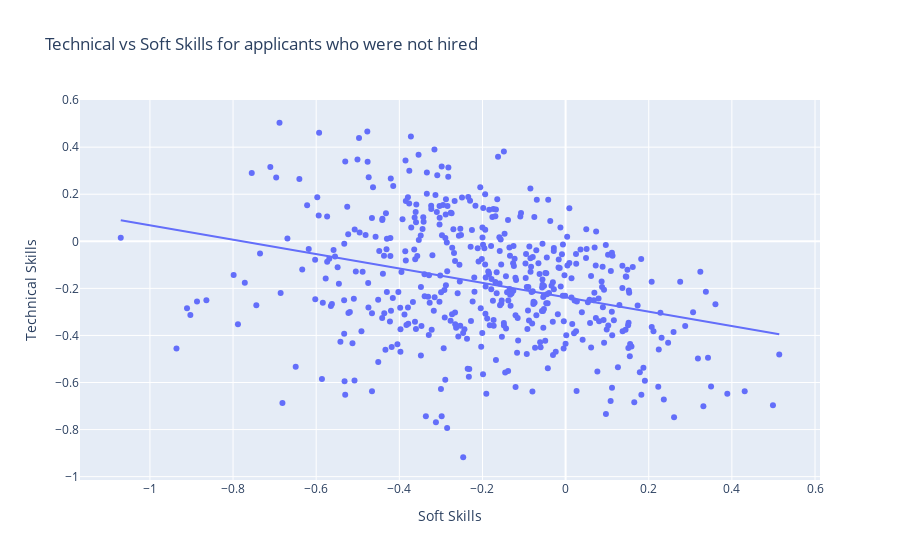

Write notebook code for a chart like this one.
### Code cell
print( pearsonr( df_applicants['Soft Skills'], df_applicants['Technical Skills'] ) )
px.scatter( df_applicants, x = 'Soft Skills', y = 'Technical Skills', trendline= 'ols', title = 'Technical vs Soft Skills for applicants who were not hired' )

### Figure 1 — Plotly figure (JSON) as saved in the notebook; plotly's stock layout.template omitted (floating-point values rounded to 4 significant figures; data arrays with more than 128 entries replaced by an {"elided": "..."} marker saying what was removed)
{"data": [{"hovertemplate": "Soft Skills=%{x}<br>Technical Skills=%{y}<extra></extra>", "legendgroup": "", "marker": {"color": "#636efa", "symbol": "circle"}, "mode": "markers", "name": "", "orientation": "v", "showlegend": false, "type": "scatter", "x": {"elided": "477 float values"}, "xaxis": "x", "y": {"elided": "477 float values"}, "yaxis": "y"}, {"hovertemplate": "<b>OLS trendline</b><br>Technical Skills = -0.305613 * Soft Skills + -0.237936<br>R<sup>2</sup>=0.096122<br><br>Soft Skills=%{x}<br>Technical Skills=%{y} <b>(trend)</b><extra></extra>", "legendgroup": "", "marker": {"color": "#636efa", "symbol": "circle"}, "mode": "lines", "name": "", "showlegend": false, "type": "scatter", "x": {"elided": "477 float values"}, "xaxis": "x", "y": {"elided": "477 float values"}, "yaxis": "y"}], "layout": {"autosize": true, "legend": {"tracegroupgap": 0}, "title": {"text": "Technical vs Soft Skills for applicants who were not hired"}, "xaxis": {"anchor": "y", "autorange": true, "domain": [0, 1], "range": [-1.165, 0.6088], "title": {"text": "Soft Skills"}, "type": "linear"}, "yaxis": {"anchor": "x", "autorange": true, "domain": [0, 1], "range": [-1.035, 0.621], "title": {"text": "Technical Skills"}, "type": "linear"}}}
